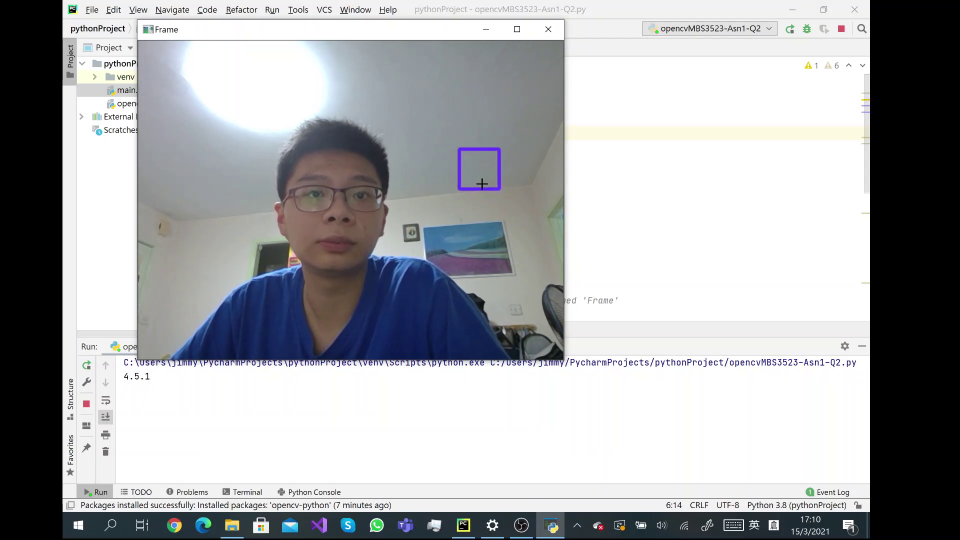
#> input picture frame 117 of mbs3523-asn1-Q3video.mp4, 1920 x 1080 px, given in place of d.mp4, which was not available (shown at 1/2 size)
$ python opencv2.py
#> lines starting #> are read from the running program, lines starting #| are printed output that depends on the picture; after the words box and inside, x2 and y2 are one past the last pixel; in counts of white or black regions, pixels touching at a corner belong together; pictures that were not available may be replaced by others from this repository, and a replacement may not be noted
import cv2
import numpy  as np
print(cv2.__version__)

kernel =np.ones((5,5),np.uint8)

cap = cv2.VideoCapture('ressources/d.mp4')
while True:
    s, img = cap.read()
#> img is the input picture: shape (1080, 1920, 3); mean B, G, R 171.8, 169.2, 167.7
    Gaussian = cv2.GaussianBlur(img, (7, 7), 0)
    Canny = cv2.Canny(img, 100, 100)
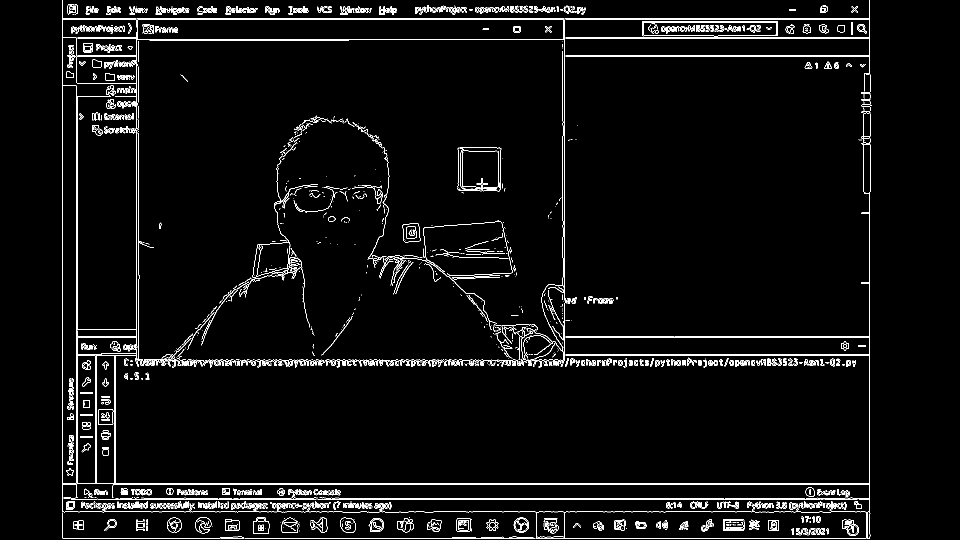
#> Canny: shape (1080, 1920) (shown at 1/2 size); 3.4% white in thin lines or dots, all inside (x1, y1, x2, y2) = (124, 0, 1744, 1078)
    Dilation = cv2.dilate(Canny, kernel, iterations=1)
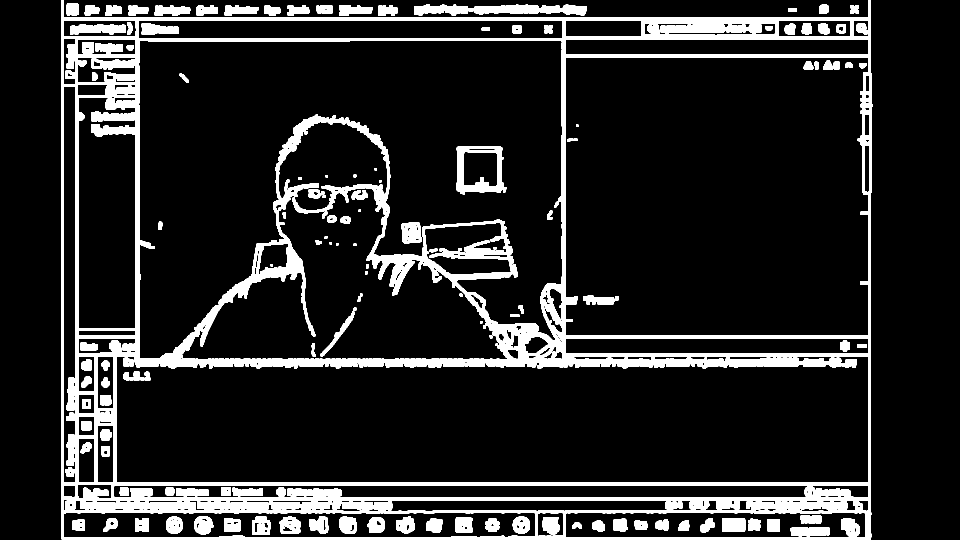
#> Dilation: shape (1080, 1920) (shown at 1/2 size); 13.6% white; 147 white regions, largest, box (x1, y1, x2, y2) and area: (122, 0, 1746, 1080) 213877, (913, 292, 1013, 389) 4084, (948, 9, 1174, 31) 3444
    cv2.imshow("d",img)

    cv2.imshow('dBlur', Gaussian)
    cv2.imshow('dCanny', Canny)
    cv2.imshow('dDilate', Dilation)
    if  cv2.waitKey(20) &  0xff ==ord('q'):
#> (key q is pressed here)
        break
cap.release()
#> (the run stopped early here; a loop or call above may not have finished)

$ run again, starting later in the video
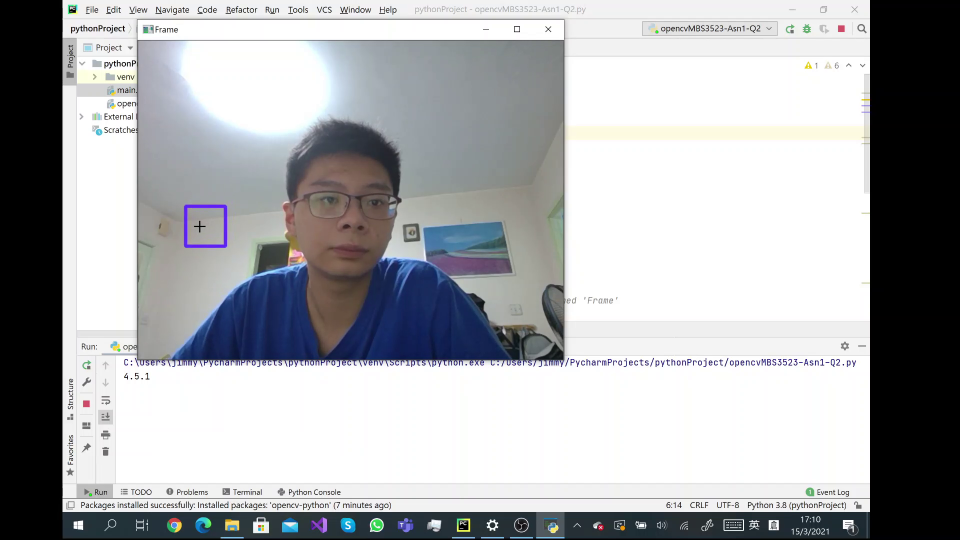
#> input picture frame 530 of mbs3523-asn1-Q3video.mp4, 1920 x 1080 px, given in place of d.mp4, which was not available (shown at 1/2 size)
#> img is the input picture: shape (1080, 1920, 3); mean B, G, R 172.8, 170.3, 168.8
#> `Canny = cv2.Canny(img, 100, 100)`:
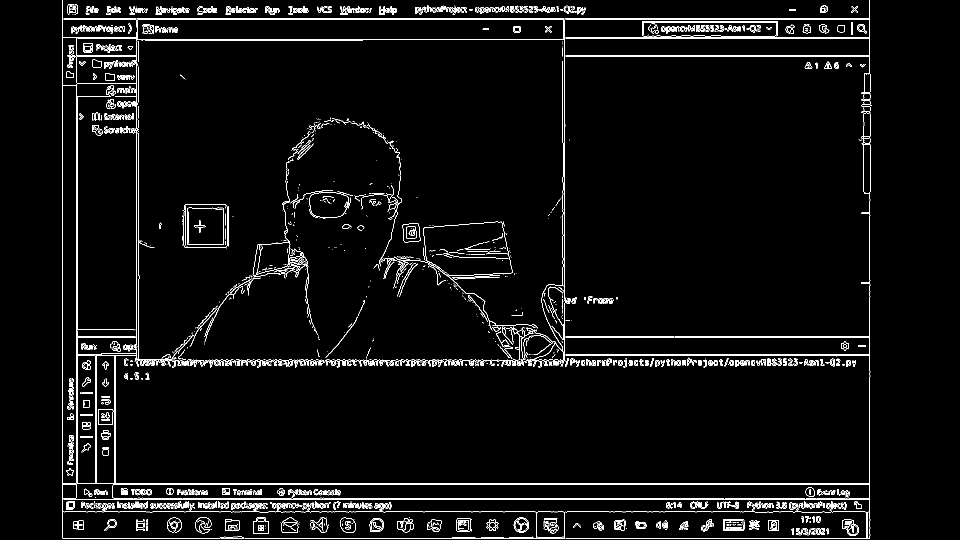
#> Canny: shape (1080, 1920) (shown at 1/2 size); 3.4% white in thin lines or dots, all inside (x1, y1, x2, y2) = (124, 0, 1744, 1078)
#> `Dilation = cv2.dilate(Canny, kernel, iterations=1)`:
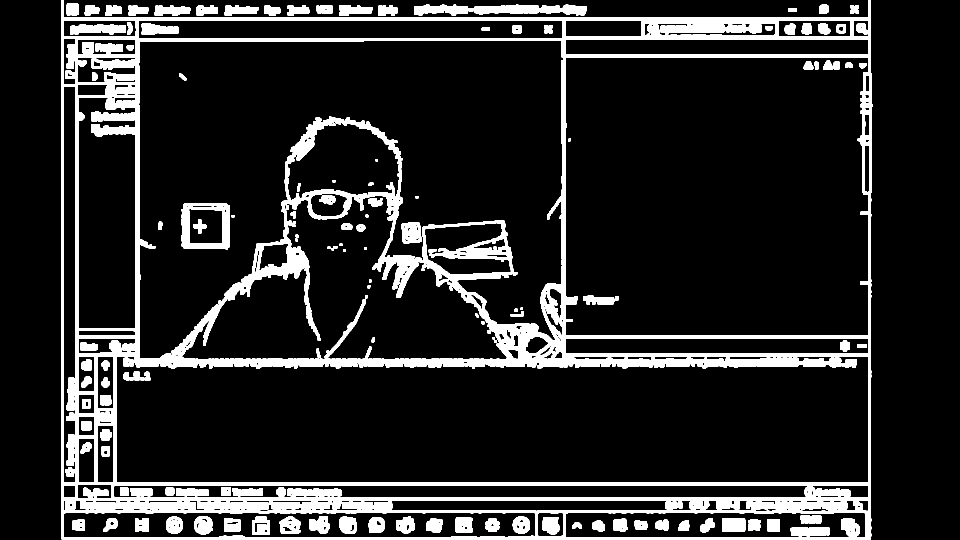
#> Dilation: shape (1080, 1920) (shown at 1/2 size); 13.7% white; 148 white regions, largest, box (x1, y1, x2, y2) and area: (122, 0, 1746, 1080) 212530, (363, 407, 459, 499) 3935, (948, 9, 1174, 31) 3447

$ run again, starting later in the video
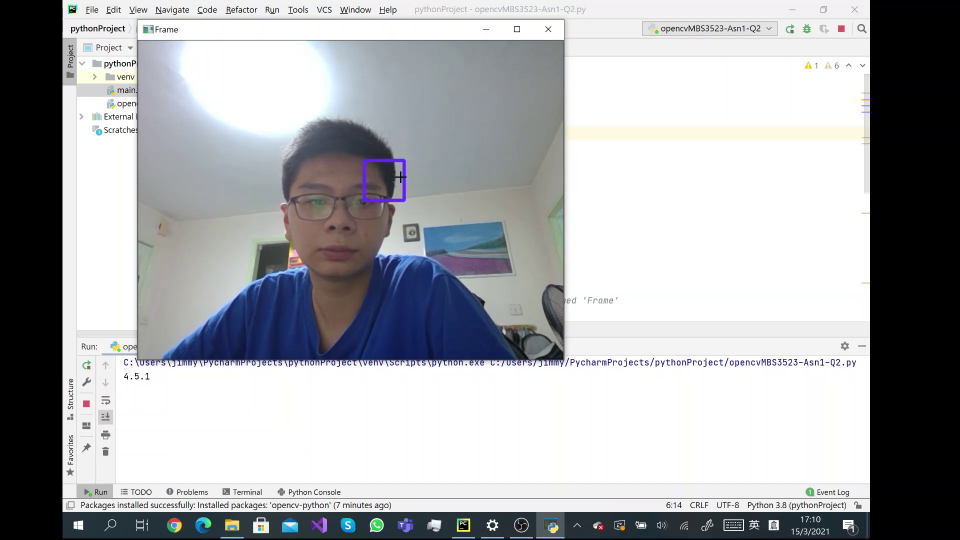
#> input picture frame 942 of mbs3523-asn1-Q3video.mp4, 1920 x 1080 px, given in place of d.mp4, which was not available (shown at 1/2 size)
#> img is the input picture: shape (1080, 1920, 3); mean B, G, R 173.7, 170.8, 169.2
#> `Canny = cv2.Canny(img, 100, 100)`:
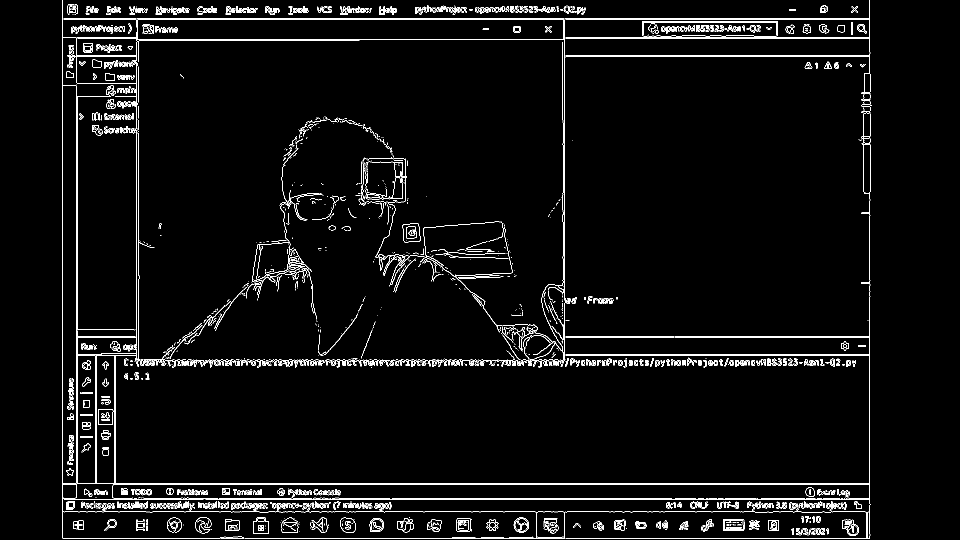
#> Canny: shape (1080, 1920) (shown at 1/2 size); 3.4% white in thin lines or dots, all inside (x1, y1, x2, y2) = (124, 0, 1744, 1078)
#> `Dilation = cv2.dilate(Canny, kernel, iterations=1)`:
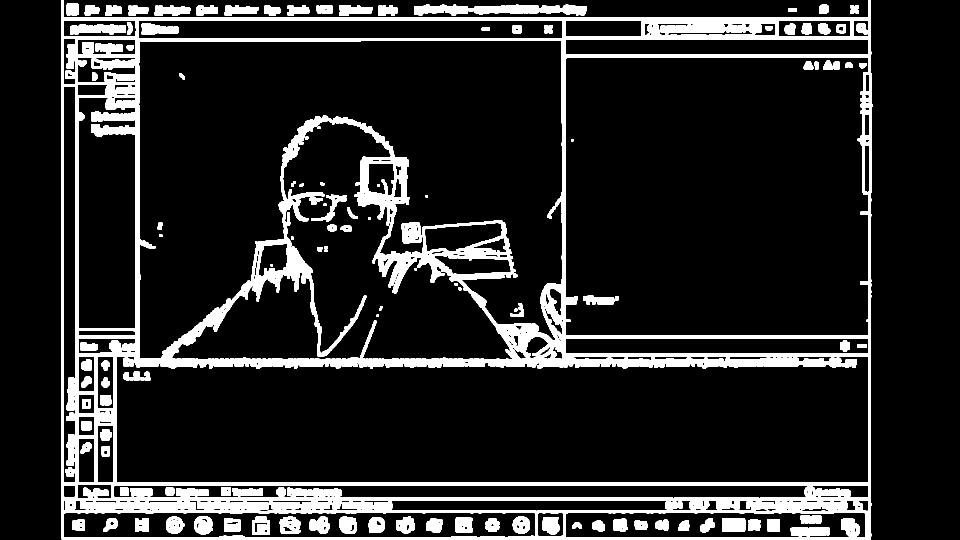
#> Dilation: shape (1080, 1920) (shown at 1/2 size); 13.7% white; 135 white regions, largest, box (x1, y1, x2, y2) and area: (122, 0, 1746, 1080) 215976, (948, 9, 1174, 31) 3447, (1320, 48, 1523, 69) 3099
